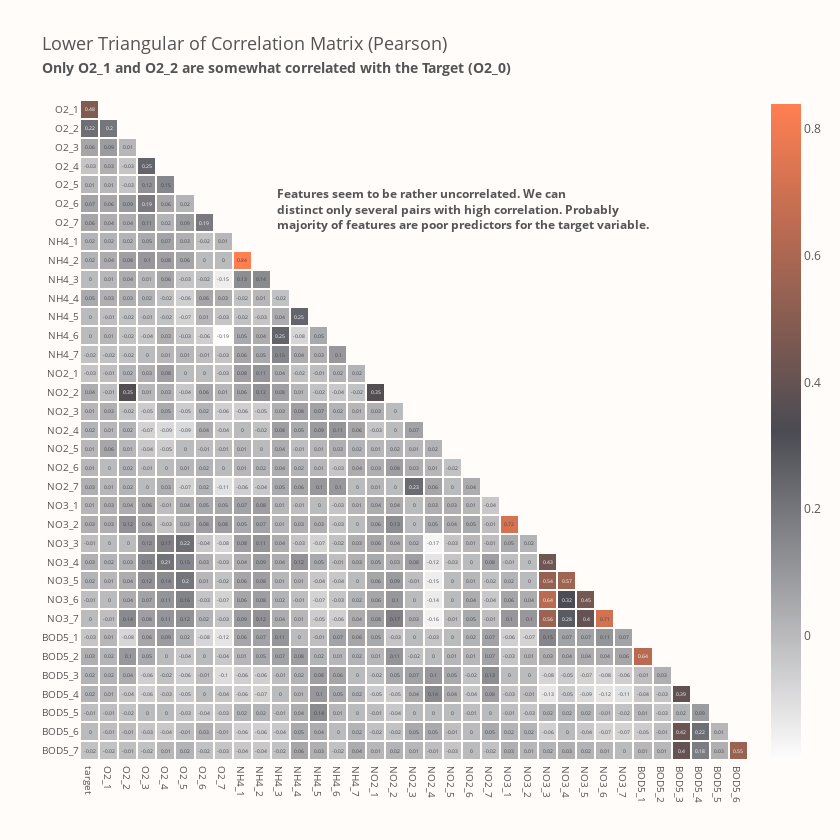

Notebook code cell kept with this figure:
### Markdown cell above
<p style="
    font-size: 20px;
    font-family: 'JetBrains Mono';
    color: #4A4B52;
    border-bottom: 2px solid #FF7F51;
">
    <b>Numerical Summary</b> 📜
</p>

<p style="
    font-size: 16px;
    font-family: 'JetBrains Mono';
">
    At first sight, there we have a relevant outlier in the <code>NH4_5</code> feature. <b>Even if the 99th percentile is about $30.26$, the maximum value is $3026$, which looks like a multiplication of it. Maybe it's something like an error?</b> As for the rest, there is rather nothing suspect, except <code>NO2_4</code> where the minimal value is $-4$. Another error? It seems that we can remove these samples at once.<br><br>
    As for now let's have a look at the correlation matrix and hierarchical clustering. We should pay special attention to the first column (correlations with the target variable). 
</p>

### Code cell
pearson_corr = train.corr(method="pearson").round(2)
lower_triangular_corr = (
    pearson_corr.mask(np.triu(np.ones_like(pearson_corr, dtype=bool)))
    .dropna(axis="index", how="all")
    .dropna(axis="columns", how="all")
)

color_map = [[0.0, "#FCFCFC"], [0.5, "#4A4B52"], [1.0, "#FF7F51"]]

heatmap = go.Heatmap(
    z=lower_triangular_corr,
    x=lower_triangular_corr.columns,
    y=lower_triangular_corr.index,
    text=lower_triangular_corr.fillna(""),
    texttemplate="%{text}",
    xgap=2,
    ygap=2,
    showscale=True,
    colorscale=color_map,
    colorbar_len=1.02,
    hoverinfo="none",
)
fig = go.Figure(heatmap)
fig.add_annotation(
    x=9.7,
    y=5.3,
    align="left",
    xanchor="left",
    text="<b>Features seem to be rather uncorrelated. We can<br>"
    "distinct only several pairs with high correlation. Probably<br>"
    "majority of features are poor predictors for the target variable.</b>",
    showarrow=False,
)
fig.update_yaxes(tickfont_size=10)
fig.update_xaxes(tickfont_size=10)
fig.update_layout(
    font_color=FONT_COLOR,
    title="Lower Triangular of Correlation Matrix (Pearson)<br>"
    "<span style='font-size: 75%; font-weight: bold;'>"
    "Only O2_1 and O2_2 are somewhat correlated with the Target (O2_0)</span>",
    title_font_size=18,
    plot_bgcolor=BACKGROUND_COLOR,
    paper_bgcolor=BACKGROUND_COLOR,
    width=840,
    height=840,
    xaxis_showgrid=False,
    yaxis_showgrid=False,
    yaxis_autorange="reversed",
)
fig.show()

### Figure 1 — Plotly figure (JSON) as saved in the notebook; plotly's stock layout.template omitted (floating-point values rounded to 4 significant figures; data arrays with more than 128 entries replaced by an {"elided": "..."} marker saying what was removed)
{"data": [{"colorbar": {"len": 1.02}, "colorscale": [[0, "#FCFCFC"], [0.5, "#4A4B52"], [1, "#FF7F51"]], "hoverinfo": "none", "showscale": true, "text": {"elided": "35x35 mixed values"}, "texttemplate": "%{text}", "type": "heatmap", "x": ["target", "O2_1", "O2_2", "O2_3", "O2_4", "O2_5", "O2_6", "O2_7", "NH4_1", "NH4_2", "NH4_3", "NH4_4", "NH4_5", "NH4_6", "NH4_7", "NO2_1", "NO2_2", "NO2_3", "NO2_4", "NO2_5", "NO2_6", "NO2_7", "NO3_1", "NO3_2", "NO3_3", "NO3_4", "NO3_5", "NO3_6", "NO3_7", "BOD5_1", "BOD5_2", "BOD5_3", "BOD5_4", "BOD5_5", "BOD5_6"], "xgap": 2, "y": ["O2_1", "O2_2", "O2_3", "O2_4", "O2_5", "O2_6", "O2_7", "NH4_1", "NH4_2", "NH4_3", "NH4_4", "NH4_5", "NH4_6", "NH4_7", "NO2_1", "NO2_2", "NO2_3", "NO2_4", "NO2_5", "NO2_6", "NO2_7", "NO3_1", "NO3_2", "NO3_3", "NO3_4", "NO3_5", "NO3_6", "NO3_7", "BOD5_1", "BOD5_2", "BOD5_3", "BOD5_4", "BOD5_5", "BOD5_6", "BOD5_7"], "ygap": 2, "z": {"elided": "35x35 float values"}}], "layout": {"annotations": [{"align": "left", "showarrow": false, "text": "<b>Features seem to be rather uncorrelated. We can<br>distinct only several pairs with high correlation. Probably<br>majority of features are poor predictors for the target variable.</b>", "x": 9.7, "xanchor": "left", "y": 5.3}], "font": {"color": "#545454"}, "height": 840, "paper_bgcolor": "#FFFCFA", "plot_bgcolor": "#FFFCFA", "title": {"font": {"size": 18}, "text": "Lower Triangular of Correlation Matrix (Pearson)<br><span style='font-size: 75%; font-weight: bold;'>Only O2_1 and O2_2 are somewhat correlated with the Target (O2_0)</span>"}, "width": 840, "xaxis": {"showgrid": false, "tickfont": {"size": 10}}, "yaxis": {"autorange": "reversed", "showgrid": false, "tickfont": {"size": 10}}}}
